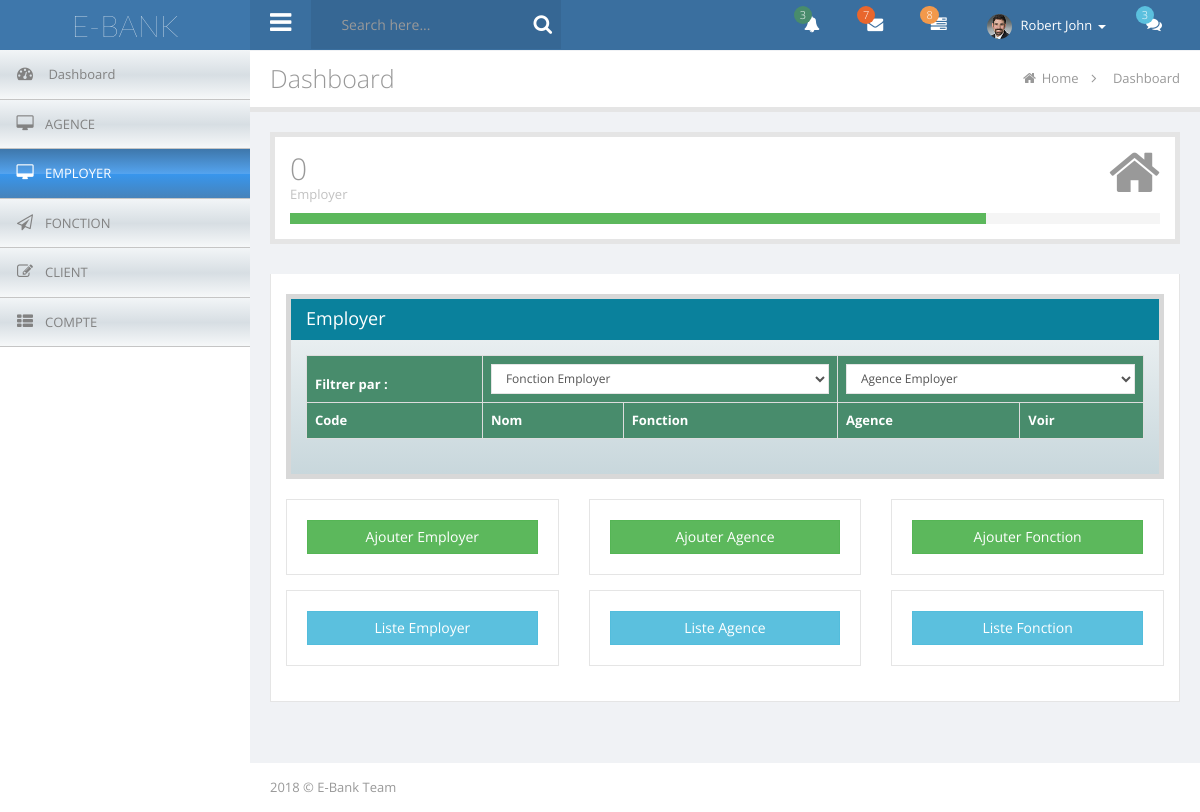
Page /production/admin/employer/liste.php (signed in) on the earlier database version.
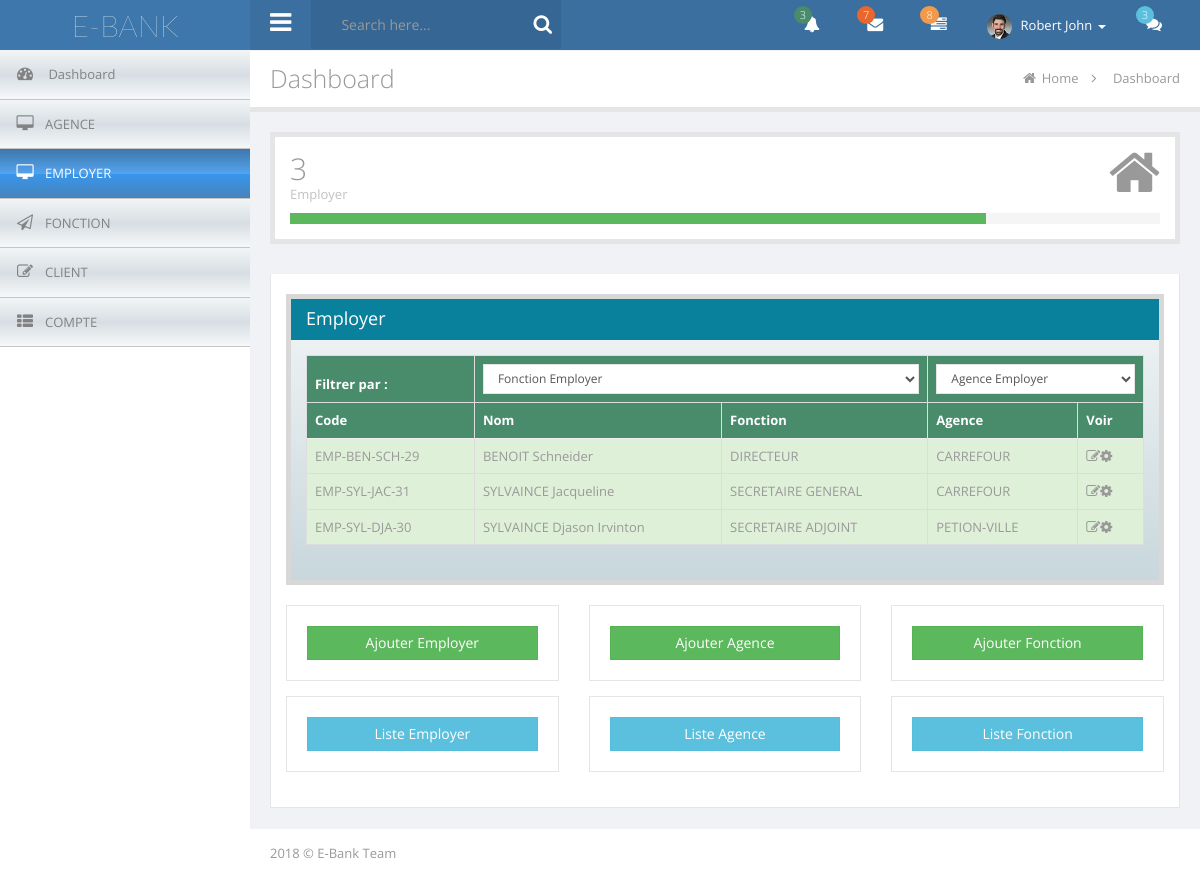
Same page on the later database version.
### tables this page shows
CREATE TABLE `employe_fonction` (
  `idemploye_fonction` int(11) NOT NULL,
  `emp_fonc_id` int(11) DEFAULT NULL,
  `fonction_id` int(11) DEFAULT NULL,
  `actif_emp` tinyint(1) NOT NULL,
  `date_creation` datetime DEFAULT NULL
);

CREATE TABLE `employe` (
  `idemploye` int(11) NOT NULL,
  `code_emp` varchar(100) NOT NULL,
  `nom_emp` varchar(45) NOT NULL,
  `prenom_emp` varchar(45) NOT NULL,
  `sexe_emp` varchar(7) NOT NULL,
  `naissance_emp` date NOT NULL,
  `civilite_emp` varchar(6) NOT NULL,
  `nif_emp` varchar(50) NOT NULL,
  `cin_emp` varchar(50) NOT NULL,
  `user_emp_id` int(11) NOT NULL,
  `type_user_id` int(11) NOT NULL,
  `date_creation` datetime NOT NULL,
  `date_mise_a_jour` datetime DEFAULT NULL,
  `id_succursale` int(11) NOT NULL
);

CREATE TABLE `fonction` (
  `idfonction` int(11) NOT NULL,
  `titre_fonction` varchar(300) NOT NULL,
  `desc_fonction` varchar(45) NOT NULL,
  `salaire_fonction` double NOT NULL
);

CREATE TABLE `agence` (
  `idagence` int(11) NOT NULL,
  `type_agence` varchar(45) NOT NULL DEFAULT 'SUCCURSALE',
  `nom_agence` varchar(500) NOT NULL,
  `tel_agence` int(11) NOT NULL,
  `adresse_agence` varchar(255) NOT NULL,
  `actif_agence` tinyint(1) NOT NULL DEFAULT '0'
);

### production/admin/employer/liste.php (the view, shortened to what the rows shown need)
<?php
include('../utils/connexion.php');
mysqli_autocommit($connexion, false);
if(isset($_SESSION['ticket_connexion']) && isset($_SESSION['iduser']) && isset($_SESSION['pseudo']) && isset($_SESSION['id_type_user'])){
?>
<!DOCTYPE html>
<html lang="en">
<head>
</head>
<body>
    <div>
        <div id="wrapper">
            <div id="page-wrapper">
                <div class="page-content">
                    <div id="tab-general">
                        <div id="generalTabContent" class="tab-content responsive">
                            <div id="alert-tab" class="tab-pane fade in active">
                                <div class="row">
                                    <div class="col-lg-12">
                                    <div class="panel panel-blue">
                                            <div class="panel-body">
                                                <table class="table table-hover table-bordered">
                                                    <thead>
                                                    <tr class="bg bg-green">
                                                        <th >Filtrer par :</th>
                                                        <th colspan="2">
                                                            <select name="fonction_employer"class="form-control">
                                                                <option selected disabled>Fonction Employer</option>
                                                            </select>
                                                        </th>
                                                        <th colspan="2">
                                                            <select name="agence_employer"class="form-control">
                                                                    <option selected disabled>Agence Employer</option>
                                                            </select>
                                                        </th>
                                                    </tr>
                                                    <tr class="bg bg-green">
                                                        <th>Code</th>
                                                        <th>Nom</th>
                                                        <th>Fonction</th>
                                                        <th>Agence</th>
                                                        <th>Voir</th>
                                                    </tr>
                                                    </thead>
                                                    <tbody>
                                                    <?php
                                                        $requete_liste_agence="SELECT * FROM employe_fonction INNER JOIN employe ON employe_fonction.emp_fonc_id = employe.idemploye INNER JOIN fonction ON employe_fonction.fonction_id = fonction.idfonction INNER JOIN agence ON employe.id_succursale = agence.idagence ORDER BY agence.idagence";
                                                        $result_liste_agence=mysqli_query($connexion, $requete_liste_agence);
                                                        $count_l_agence=mysqli_num_rows($result_liste_agence);
                                                        if($count_l_agence>0){
                                                            while($data_liste_agence=mysqli_fetch_assoc($result_liste_agence)){
                                                                if($data_liste_agence['actif_emp'] == 0){
                                                                    ?>
                                                                    <tr class="warning">
                                                                        <td><?php echo utf8_encode($data_liste_agence['code_emp']);?></td>
                                                                        <td><?php echo utf8_encode($data_liste_agence['nom_emp']." ".$data_liste_agence['prenom_emp']);?></td>
                                                                        <td><?php echo $data_liste_agence['titre_fonction'];?></td>
                                                                        <td><?php echo utf8_encode($data_liste_agence['nom_agence']);?></td>
                                                                        <td><a href="../fiche_employer/<?php echo sha1($data_liste_agence['idemploye']);?>"><i class="icon fa fa-edit"></i><i class="fa fa-cog"></i></a></td>
                                                                    </tr>
                                                                    <?php
                                                                }else{
                                                                    ?>
                                                                    <tr class="success">
                                                                        <td><?php echo utf8_encode($data_liste_agence['code_emp']);?></td>
                                                                        <td><?php echo utf8_encode($data_liste_agence['nom_emp']." ".$data_liste_agence['prenom_emp']);?></td>
                                                                        <td><?php echo $data_liste_agence['titre_fonction'];?></td>
                                                                        <td><?php echo utf8_encode($data_liste_agence['nom_agence']);?></td>
                                                                        <td><a href="../fiche_employer/<?php echo sha1($data_liste_agence['idemploye']);?>"><i class="icon fa fa-edit"></i><i class="fa fa-cog"></i></a></td>
                                                                    </tr>
                                                                    <?php
                                                                }
                                                            }
                                                        }
                                                    ?>
                                                    </tbody>
                                                </table>
                                            </div>
                                        </div>
                                    </div>
                                </div>
                            </div>
                        </div>
                    </div>
                </div>
            </div>
        </div>
    </div>
</body>
</html>
<?php
}else{
session_unset();
session_destroy();
$_SESSION = array();
echo '<meta http-equiv="refresh" content="0;url=../login/">';
}
?>

Differences in the rows shown:
added employe_fonction: emp_fonc.code_emp "EMP-BEN-SCH-29", emp_fonc.prenom_emp "BENOIT Schneider", fonction.titre_fonction "DIRECTEUR", agence.nom_agence "CARREFOUR"
added employe_fonction: emp_fonc.code_emp "EMP-SYL-JAC-31", emp_fonc.prenom_emp "SYLVAINCE Jacqueline", fonction.titre_fonction "SECRETAIRE GENERAL", agence.nom_agence "CARREFOUR"
added employe_fonction: emp_fonc.code_emp "EMP-SYL-DJA-30", emp_fonc.prenom_emp "SYLVAINCE Djason Irvinton", fonction.titre_fonction "SECRETAIRE ADJOINT", agence.nom_agence "PETION-VILLE"
Other differences:
$count_agence=mysqli_num_rows($result_agence): "0" → "3"
